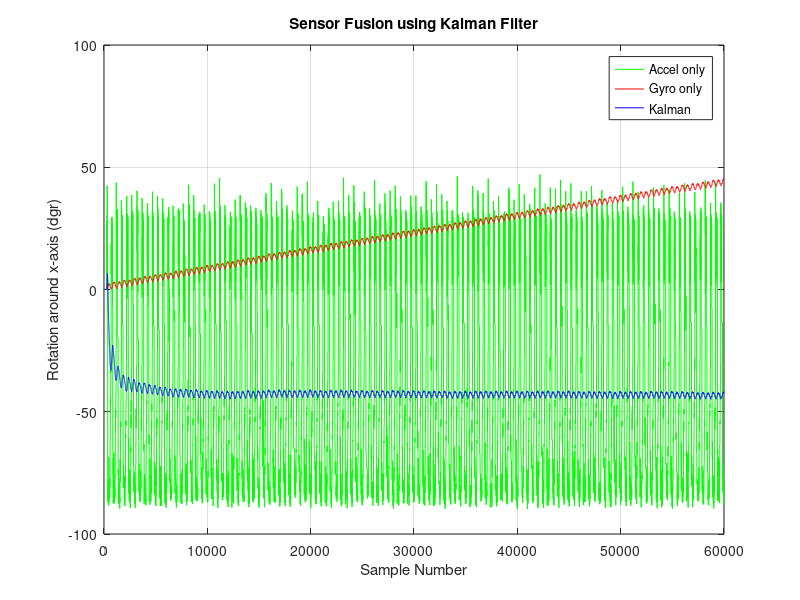
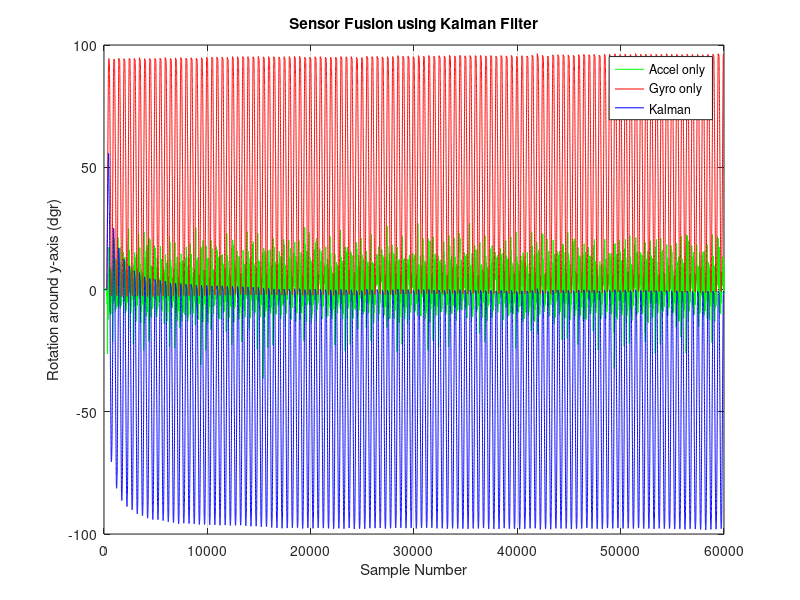
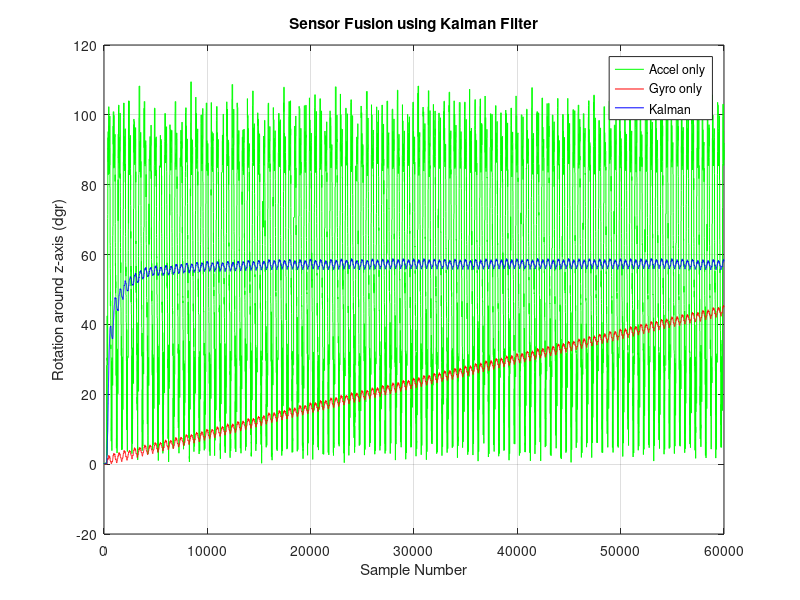

The MATLAB source for these figures, in order: (Note: a time limit stopped this script after it produced the figures.)
# Load Quaternion pkg
pkg load quaternion;

# Parameters
filter = 5; % 0 = "raw", 1 = "static cal", 2 = "static cal + mvavg", 3 = "static cal + fir", 4 = "static cal + kalman", 5 = "simple cal + no filter", 6 = "simple cal + mvavg"
ign_samples = 0; % samples to ignore until Filter has converged
gyro_weight = 0.98;
acc_range = 0.1;
gyr_sens = 32.8;
acc_sens = 8192;
delta_t = 1/500;
grav_raw = acc_sens;
gravity = 9.80665;
f_norm = [0; 0; acc_sens];
acc_rec = [0; 0; 1];
v = [0; 0; 0];
s = [0; 0; 0];

#Kalman Function
function angle_out = kalman_angle(angle_in, rate, stddev_angle, stddev_rate, delta_t)
  
  # Compute Variances
  var_angle = stddev_angle^2;
  var_rate = stddev_rate^2;

  # Initialize
  y_hat = [0; 0];
  A = [1 (-delta_t); 0 1];
  B = [delta_t; 0];
  H = eye(2,2);
  P = [1000 0; 0 1000];
  Q = [var_angle 0; 0 var_rate];
  R = [stddev_angle 0; 0 stddev_rate];

  # Go through samples
  for i=1:length(angle_in)
  
    # Rememver previous error covariance
    P_prev = P;

    # Prediction Update
    y_hat_neg = A*y_hat + B*rate(i);
    P = A*P_prev*transpose(A) + Q;

    # Measurement Update
    K = (P_prev*transpose(H))*inverse(H*P_prev*transpose(H) + R);
    y_hat = y_hat_neg + K*([angle_in(i); rate(i)] - H*y_hat_neg);
    P = (eye(2,2) - K*H)*P_prev;
    
    # Store values
    angle_out(i) = y_hat(1,1);
  end
  
  disp(P);

endfunction

# Load Data
if (filter == 1)
	load ('calibrated.mat', 'cal');
	data = cal;
	filter_str = "cal";
	f_norm = [331; -263; 8082];
	grav_raw = 8082;
elseif (filter == 2)
	load('mvavg.mat', 'mvavg');
	data = mvavg;
	filter_str = "mvavg";
	f_norm = [331; -263; 8082];
	grav_raw = 8082;
elseif (filter == "fir")
	load('fir.mat', 3);
	data = firfil;
	filter_str = "fir";
	f_norm = [331; -263; 8082];
	grav_raw = 8082;
elseif (filter == 4)
	load('kalman.mat', 'kalmanfil');
	data = kalmanfil;
	filter_str = "kalman";
	f_norm = [331; -263; 8082];
	grav_raw = 8082;
elseif (filter == 5)
	load('simple_calibration.mat', 'cal');
	data = cal;
	filter_str = "simple_cal";
elseif (filter == 6)
	load('mvavg_simple_cal.mat', 'mvavg');
	data = mvavg;
	filter_str = "mvavg_simple_cal";
else
	data = load('data.txt');
	filter_str = "raw";
endif

# Create Outfile Strings
outfile = strcat("quat_posVel_", filter_str, "_kalman.pdf");
q_mat_outfile = strcat("quatPos_", filter_str, "_kalman.mat");
avs_outfile = strcat("avs_", filter_str, "_kalman.mat");

# Extract Gyro and Accel Data
gx = data(:,1);
gy = data(:,2);
gz = data(:,3);
ax = data(:,4);
ay = data(:,5);
az = data(:,6);

# Convert
gx = gx / gyr_sens;
gy = gy / gyr_sens;
gz = gz / gyr_sens;
ax = ax / acc_sens;
ay = ay / acc_sens;
az = az / acc_sens;
f_norm_conv = f_norm / acc_sens;

# Compute Standard deviations
if (filter == 1 || filter == 2 || filter == 3 || filter == 4)
  stddev_rate_x = 24.500152 / gyr_sens;
  stddev_rate_y = 1.029194 / gyr_sens;
  stddev_rate_z = 3.045021 / gyr_sens;
  stddev_angle_x = 22.443588 / acc_sens;
  stddev_angle_y = 72.858551 / acc_sens;
  stddev_angle_z = 40.575413 / acc_sens;
else
  stddev_rate_x = std(gx);
  stddev_rate_y = std(gy);
  stddev_rate_z = std(gz);
  stddev_angle_x = std(ax);
  stddev_angle_y = std(ay);
  stddev_angle_z = std(az);
endif;

# Compute Angle
for i = 1:length(gx)
  
  # Get Magnitude of acceleration
  acc_i = [ax(i); ay(i); az(i)];
  acc_mag = norm(acc_i);
  
  # Use recent Acc if acceleration is way different than gravity
  if (acc_mag < (1-acc_range) || acc_mag > (1+acc_range))
    acc_norm = acc_rec;
  elseif (acc_mag != 0) % normalize
    acc_norm = acc_i / acc_mag;
  else 
    acc_norm = acc_i;
  endif;
  
  # Store Acc for next iteration
  acc_rec = acc_norm;
  
  # Compute Angle from Accelerometer and convert to dgr
  angle_acc_x(i) = asin(acc_norm(1,1)) / pi * 180;
  angle_acc_y(i) = asin(acc_norm(2,1)) / pi * 180;
  angle_acc_z(i) = acos(acc_norm(3,1)) / pi * 180;
  
  # Compute Angle from Gyroscope
  if (i == 1)
    angle_gyr_x(i) = gx(i) * delta_t;
    angle_gyr_y(i) = gy(i) * delta_t;
    angle_gyr_z(i) = gz(i) * delta_t;
  else
    angle_gyr_x(i) = angle_gyr_x(i-1) + gx(i) * delta_t;
    angle_gyr_y(i) = angle_gyr_y(i-1) + gy(i) * delta_t;
    angle_gyr_z(i) = angle_gyr_z(i-1) + gz(i) * delta_t;
  endif;

endfor

# Apply Kalman Filter
angle_x = kalman_angle(angle_acc_x, gx, stddev_angle_x, stddev_rate_x, delta_t);
angle_y = kalman_angle(angle_acc_y, gy, stddev_angle_y, stddev_rate_y, delta_t);
angle_z = kalman_angle(angle_acc_z, gz, stddev_angle_z, stddev_rate_z, delta_t);

# Plot x
plot(angle_acc_x, "g");
hold on;
plot(angle_gyr_x, "r");
hold on;
plot(angle_x, "b");
hold on;

# Set up Plot
grid on;
title('Sensor Fusion using Kalman Filter');
xlabel('Sample Number');
ylabel('Rotation around x-axis (dgr)');
legend('Accel only', 'Gyro only', 'Kalman');

# Print
print(outfile);
hold off;

# Plot y
plot(angle_acc_y, "g");
hold on;
plot(angle_gyr_y, "r");
hold on;
plot(angle_y, "b");
hold on;

# Set up Plot
grid on;
title('Sensor Fusion using Kalman Filter');
xlabel('Sample Number');
ylabel('Rotation around y-axis (dgr)');
legend('Accel only', 'Gyro only', 'Kalman');

# Print
print("-append", outfile);
hold off;

# Plot z
plot(angle_acc_z, "g");
hold on;
plot(angle_gyr_z, "r");
hold on;
plot(angle_z, "b");
hold on;

# Set up Plot
grid on;
title('Sensor Fusion using Kalman Filter');
xlabel('Sample Number');
ylabel('Rotation around z-axis (dgr)');
legend('Accel only', 'Gyro only', 'Kalman');

# Print
print("-append", outfile);
hold off;

# Absolute Quaternion
quat_abs = quaternion(1, 0, 0, 0);

# Compute Quaternions
for i = (ign_samples+1):length(gx)
  
  #Get data set (already converted)
  gyr = [gx(i); gy(i); gz(i)];
  acc = [ax(i); ay(i); az(i)];
  
  ############## Quaternion Start ##############
  
  #Convert angle to radians
  angle_acc_z_rad = angle_acc_z * pi/180;
  
  # Normalize Acc
  acc_norm_sc = acc / norm(acc);
  if (acc_norm_sc != 0)
    acc_norm = acc / acc_norm_sc;
  else 
    acc_norm_sc = 1;
    acc_norm = acc;
  endif;
  
  # Construct absolute rotation quaternion
  quat_abs = unit(quaternion(cos(angle_acc_z_rad(i)/2), acc_norm(1,1)*sin(angle_acc_z_rad(i)/2), acc_norm(2,1)*sin(angle_acc_z_rad(i)/2), acc_norm(3,1)*sin(angle_acc_z_rad(i)/2)));
  
  # Keep track of quaternions for plot
  qw(i) = quat_abs.w;
  qx(i) = quat_abs.x;
  qy(i) = quat_abs.y;
  qz(i) = quat_abs.z;
  
  ######## Velocity / Position Start #########
  
  
   #Helper Computations
  qw_qw = qw(i) * qw(i);
  qw_qx = qw(i) * qx(i);
  qw_qy = qw(i) * qy(i);
  qw_qz = qw(i) * qz(i);
  qx_qx = qx(i) * qx(i);
  qx_qy = qx(i) * qy(i);
  qx_qz = qx(i) * qz(i);
  qy_qy = qy(i) * qy(i);
  qy_qz = qy(i) * qz(i);
  qz_qz = qz(i) * qz(i);
  
  #Quaternion to Rotation Matrix
  rot = [(qw_qw + qx_qx - qy_qy - qz_qz) 	(2 * qx_qy + 2 * qw_qz) 	(2 * qx_qz - 2 * qw_qy); 
	  (2 * qx_qy - 2 * qw_qz) 		(qw_qw - qx_qx + qy_qy - qz_qz) (2 * qy_qz + 2 * qw_qx)
	  (2 * qx_qz + 2 * qw_qy) 		(2 * qy_qz - 2 * qw_qx) 	(qw_qw - qx_qx - qy_qy + qz_qz)];
  
  #Get Transpose
  rot_t = transpose(rot);
  
  #Rotate Normal force
  f_norm_rot = rot * f_norm_conv;
  
  #Remove Gravity
  acc = acc - f_norm_rot;
  
  #Compute Intertial Acceleration
  acc_inert = rot_t * acc;
  
  #Convert to m/s^2
  acc_i_c = acc_inert * gravity;
  
  # Get recent acceleration
  if ( i <= (ign_samples+1) )
    a_recent = [0; 0; 0];
  else
    a_recent = [oax(i-1); oay(i-1); oaz(i-1)];
  endif;
  
  #Compute Velocity (first integration)
  v_curr = v + a_recent * delta_t; %v + acc_i_c * delta_t;
  
  #Compute Position (second integration)
  s_curr = s + v * delta_t; %s + v*delta_t + 0.5 * acc_i_c * delta_t^2;
  
  #Replace old velocity and position by new ones
  v = v_curr;
  s = s_curr;
  
  # Keep track of velocity and position for plots
  oax(i) = acc_i_c(1,1);
  oay(i) = acc_i_c(2,1);
  oaz(i) = acc_i_c(3,1);
  vx(i) = v(1,1);
  vy(i) = v(2,1);
  vz(i) = v(3,1);
  sx(i) = s(1,1);
  sy(i) = s(2,1);
  sz(i) = s(3,1);
  
endfor

# clear
hold off;

# Plot Quaternion
plot(qw, "c");
hold on;
plot(qx, "r");
hold on;
plot(qy, "g");
hold on;
plot(qz, "b");
hold on;

# Set up Plot
grid on;
title('Quaternions (after calibration and filtering)');
xlabel('Sample Number');
ylabel('Value');
legend('w', 'x', 'y', 'z');

# Prepare for Data Export
qw = rot90(qw, -1);
qx = rot90(qx, -1);
qy = rot90(qy, -1);
qz = rot90(qz, -1);
oax = rot90(oax, -1);
oay = rot90(oay, -1);
oaz = rot90(oaz, -1);
vx = rot90(vx, -1);
vy = rot90(vy, -1);
vz = rot90(vz, -1);
sx = rot90(sx, -1);
sy = rot90(sy, -1);
sz = rot90(sz, -1);

# Data Export for IMU Viewer
out = [qw qx qy qz sx sy sz];
save(q_mat_outfile, 'out');

# Data Export for Fusion with UWB
avs = [oax oay oaz vx vy vz sx sy sz];
save(avs_outfile, 'avs');

# Print
print("-append", outfile);
hold off;

# Plot Velocity
plot(vx, "r");
hold on;
plot(vy, "g");
hold on;
plot(vz, "b");
hold on;

# Set up Plot
grid on;
title('Velocity');
xlabel('Sample Number');
ylabel('Velocity (m/s)');
legend('x', 'y', 'z');
hold off;

# Print Velocity
print("-append", outfile);

# Plot Position
plot(sx, "r");
hold on;
plot(sy, "g");
hold on;
plot(sz, "b");
hold on;

# Set up Plot
grid on;
title('Position');
xlabel('Sample Number');
ylabel('Position (m)');
legend('x', 'y', 'z');
hold off;

# Print Position
print("-append", outfile);
